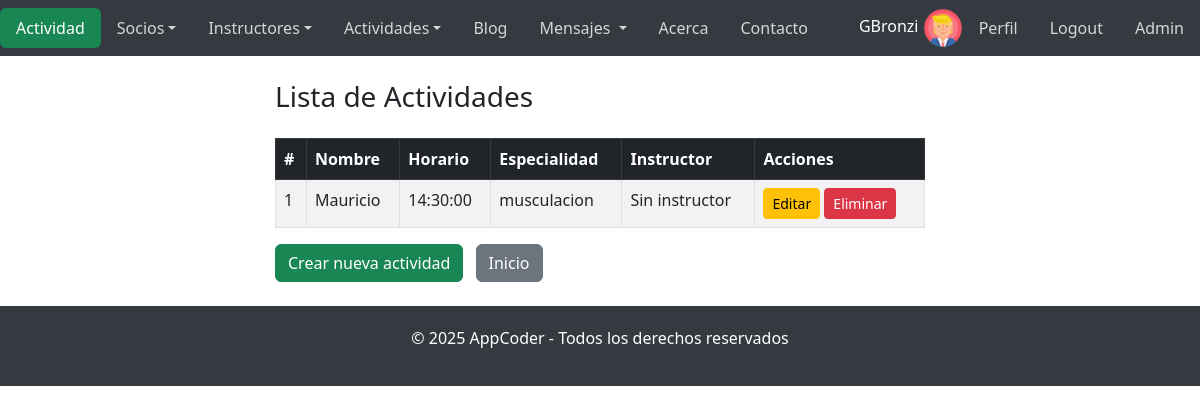
Page /actividades/ (signed in) on the earlier database version.
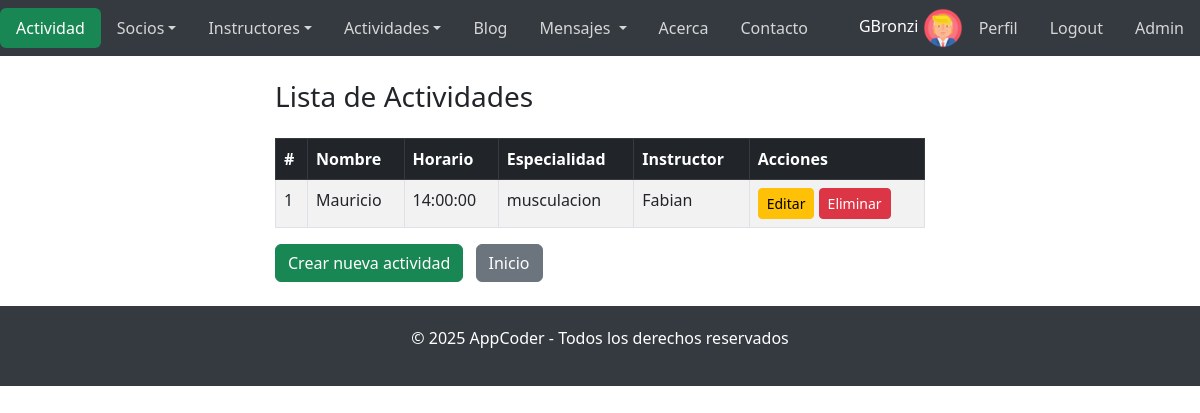
Same page on the later database version.
### AppCoder/models.py (models this page shows, shortened)
class Actividad(models.Model):
    DURACIONES = [
        ('00:30:00', '30 minutos'),
        ('01:00:00', '1 hora'),
        ('01:30:00', '1 hora y 30 minutos'),
        ('02:00:00', '2 horas'),
    ]
    HORARIOS = [
        ('06:00:00', '06:00 AM'),
        ('07:00:00', '07:00 AM'),
        ('08:00:00', '08:00 AM'),
        ('09:00:00', '09:00 AM'),
        ('10:00:00', '10:00 AM'),
        ('11:00:00', '11:00 AM'),
        ('12:00:00', '12:00 PM'),
        ('13:00:00', '01:00 PM'),
        ('14:00:00', '02:00 PM'),
        ('15:00:00', '03:00 PM'),
        ('16:00:00', '04:00 PM'),
        ('17:00:00', '05:00 PM'),
        ('18:00:00', '06:00 PM'),
        ('19:00:00', '07:00 PM'),
        ('20:00:00', '08:00 PM'),
    ]
    nombre = models.CharField(max_length=50)
    descripcion = models.TextField(blank=True, null=True)  # Descripción opcional de la actividad
    duracion = models.CharField(max_length=8, choices=DURACIONES, default='01:00:00')  # Duración de la actividad
    especialidad = models.CharField(max_length=50, choices=Instructor.especialidades)  # Especialidad requerida para la actividad
    horario = models.CharField(max_length=8, choices=HORARIOS, default='06:00:00')  # Horario en el que se dicta la actividad
    instructor = models.ForeignKey(Instructor, on_delete=models.SET_NULL, null=True, related_name='actividades')  # Relación con el instructor encargado

class Instructor(models.Model):
    especialidades = [
        ('musculacion', 'Musculación'),
        ('spinning', 'Spinning'),
        ('yoga', 'Yoga'),
        ('bailoterapia', 'Bailoterapia'),
        ('natacion', 'Natación'),
        ('crossfit', 'Crossfit'),
        ('entrenamiento funcional', 'Entrenamiento funcional'),
    ]
    nombre = models.CharField(max_length=100)  # Nombre del instructor
    apellido = models.CharField(max_length=100)  # Apellido del instructor
    email = models.EmailField()  # Correo electrónico único del instructor
    especialidad = models.CharField(max_length=50, choices=especialidades)  # Especialidad del instructor

### AppCoder/views.py (the view)
# urls.py: path('actividades/', views.lista_actividades, name='lista_actividades'),
def lista_actividades(request):
    actividades = Actividad.objects.all()
    return render(request, 'AppCoder/lista_actividades.html', {'actividades': actividades})

### AppCoder/templates/AppCoder/lista_actividades.html (shortened to what this page needs)
{% extends "base.html" %}
{% load static %}
{% block cuerpo %}
<div class="container my-4">
    <h3 class="mb-4">Lista de Actividades</h3>
    <table class="table table-striped table-bordered">
        <thead class="table-dark">
            <tr>
                <th>#</th>
                <th>Nombre</th>
                <th>Horario</th>
                <th>Especialidad</th>
                <th>Instructor</th>
                <th>Acciones</th>
            </tr>
        </thead>
        <tbody>
            {% for actividad in actividades %}
            <tr>
                <td>{{ forloop.counter }}</td>
                <td>{{ actividad.nombre }}</td>
                <td>{{ actividad.horario }}</td>
                <td>{{ actividad.especialidad }}</td>
                <td>
                    {% if actividad.instructor %}
                        {{ actividad.instructor.nombre }}
                    {% else %}
                        Sin instructor
                    {% endif %}
                </td>
                <td>
                    <a href="{% url 'editar_actividad' actividad.id %}" class="btn btn-warning btn-sm">Editar</a>
                    <a href="{% url 'eliminar_actividad' actividad.id %}" class="btn btn-danger btn-sm">Eliminar</a>
                </td>
            </tr>
            {% empty %}
            <tr>
                <td colspan="6" class="text-center">No hay actividades registradas.</td>
            </tr>
            {% endfor %}
        </tbody>
    </table>
    <a href="{% url 'cargar_actividad' %}" class="btn btn-success me-2">Crear nueva actividad</a>
    <a href="{% url 'index' %}" class="btn btn-secondary">Inicio</a>
</div>
{% endblock %}

Differences in the rows shown:
changed Actividad "Mauricio": horario "14:30:00" → "14:00:00"; instructor.nombre (not shown) → "Fabian"; no longer shows "Sin instructor"
